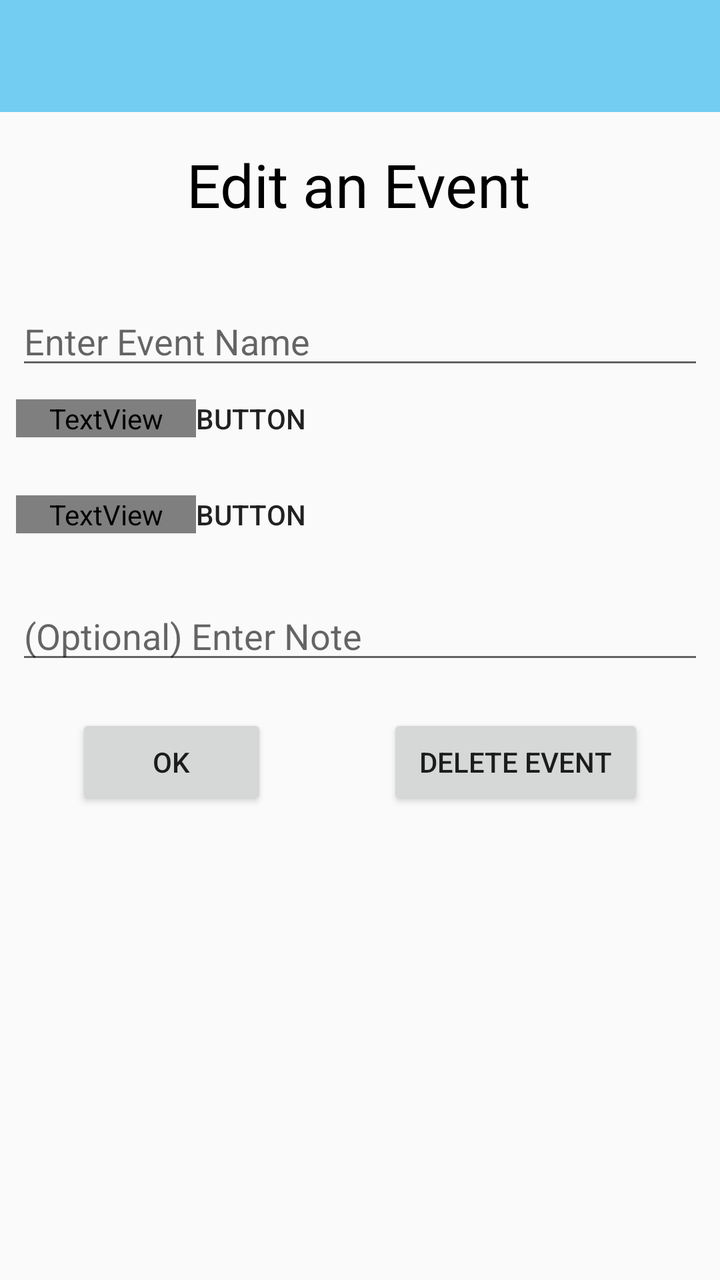
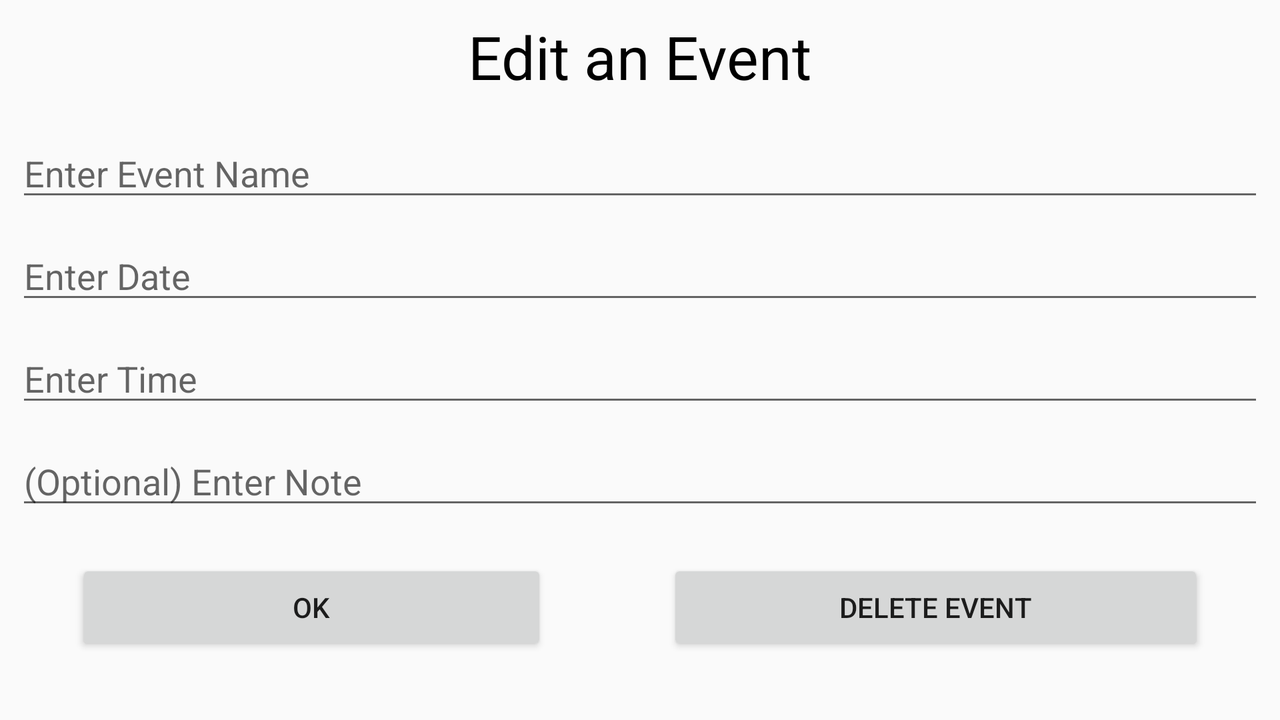

The same Android screen from two of the app's own layout files: first res/layout/ as a phone draws it, then the repository's variant for another configuration, drawn on a device whose configuration selects that folder. Both files follow.
<!-- AndroidManifest.xml: application theme AppTheme -->
<!-- res/layout/activity_edit_event.xml -->
<?xml version="1.0" encoding="utf-8"?>
<android.support.constraint.ConstraintLayout xmlns:android="http://schemas.android.com/apk/res/android"
    xmlns:app="http://schemas.android.com/apk/res-auto"
    xmlns:tools="http://schemas.android.com/tools"
    android:layout_width="match_parent"
    android:layout_height="match_parent"
    tools:context=".EditEventActivity">

    <android.support.v7.widget.Toolbar
        android:id="@+id/toolbar"
        android:layout_width="match_parent"
        android:layout_height="wrap_content"
        android:background="@color/colorPrimary"
        tools:ignore="MissingConstraints" />

    <android.support.constraint.ConstraintLayout
        android:id="@+id/EditEvent"
        android:layout_width="match_parent"
        android:layout_height="match_parent">

        <TextView
            android:id="@+id/textViewTitle"
            android:layout_width="wrap_content"
            android:layout_height="wrap_content"
            android:layout_marginStart="8dp"
            android:layout_marginLeft="8dp"
            android:layout_marginTop="72dp"
            android:layout_marginEnd="8dp"
            android:layout_marginRight="8dp"
            android:text="Edit an Event"
            android:textColor="@android:color/black"
            android:textSize="30sp"
            app:layout_constraintEnd_toEndOf="parent"
            app:layout_constraintHorizontal_bias="0.497"
            app:layout_constraintStart_toStartOf="parent"
            app:layout_constraintTop_toTopOf="parent" />

        <LinearLayout
            android:id="@+id/linearLayout"
            android:layout_width="0dp"
            android:layout_height="wrap_content"
            android:layout_marginStart="8dp"
            android:layout_marginLeft="8dp"
            android:layout_marginTop="36dp"
            android:layout_marginEnd="8dp"
            android:layout_marginRight="8dp"
            android:orientation="vertical"
            app:layout_constraintEnd_toEndOf="parent"
            app:layout_constraintHorizontal_bias="1.0"
            app:layout_constraintStart_toStartOf="parent"
            app:layout_constraintTop_toBottomOf="@+id/textViewTitle">

            <EditText
                android:id="@+id/editName"
                android:layout_width="match_parent"
                android:layout_height="wrap_content"
                android:layout_marginBottom="10dp"
                android:ems="10"
                android:hint="Enter Event Name"
                android:inputType="textPersonName" />

            

            <LinearLayout
                android:layout_width="match_parent"
                android:layout_height="wrap_content"
                android:orientation="horizontal">

                <TextView
                    android:id="@+id/dateText"
                    android:layout_width="wrap_content"
                    android:layout_height="wrap_content"
                    android:layout_weight="1"
                    android:text="Date"
                    android:textColor="@color/common_google_signin_btn_text_dark_focused"
                    android:textSize="18sp" />

                <Button
                    android:id="@+id/dateButton"
                    android:layout_width="wrap_content"
                    android:layout_height="wrap_content"
                    android:layout_weight="5"
                    android:background="@android:color/transparent"
                    android:gravity="left"
                    android:text="Button"
                    android:textSize="14sp" />
            </LinearLayout>

            <LinearLayout
                android:layout_width="match_parent"
                android:layout_height="wrap_content"
                android:orientation="horizontal">

                <TextView
                    android:id="@+id/timeText"
                    android:layout_width="wrap_content"
                    android:layout_height="wrap_content"
                    android:layout_weight="1"
                    android:text="Time"
                    android:textColor="@color/common_google_signin_btn_text_dark_focused"
                    android:textSize="18sp" />

                <Button
                    android:id="@+id/timeButton"
                    android:layout_width="wrap_content"
                    android:layout_height="wrap_content"
                    android:layout_weight="5"
                    android:background="@android:color/transparent"
                    android:gravity="left"
                    android:text="Button"
                    android:textSize="14sp" />
            </LinearLayout>

            <EditText
                android:id="@+id/editNote"
                android:layout_width="match_parent"
                android:layout_height="wrap_content"
                android:layout_marginBottom="10dp"
                android:ems="10"
                android:hint="(Optional) Enter Note"
                android:inputType="textPersonName" />

            <LinearLayout
                android:layout_width="match_parent"
                android:layout_height="wrap_content"
                android:layout_marginTop="10dp"
                android:orientation="horizontal">

                <Button
                    android:id="@+id/editButton"
                    android:layout_width="wrap_content"
                    android:layout_height="wrap_content"
                    android:layout_marginLeft="30dp"
                    android:layout_marginRight="30dp"
                    android:layout_weight="1"
                    android:text="Ok" />

                <Button
                    android:id="@+id/deleteButton"
                    android:layout_width="wrap_content"
                    android:layout_height="wrap_content"
                    android:layout_marginLeft="30dp"
                    android:layout_marginRight="30dp"
                    android:layout_weight="1"
                    android:text="Delete Event" />
            </LinearLayout>
        </LinearLayout>
    </android.support.constraint.ConstraintLayout>

</android.support.constraint.ConstraintLayout>
<!-- resources referenced by this layout -->
<resources>
  <color name="colorPrimary">#73CCF1</color>
  <style name="AppTheme" parent="Theme.AppCompat.Light.DarkActionBar">
          
          <item name="colorPrimary">@color/colorPrimary</item>
          <item name="colorPrimaryDark">@color/colorPrimaryDark</item>
          <item name="colorAccent">@color/colorPrimaryDark</item>
          <item name="windowActionBar">true</item>
          <item name="windowNoTitle">true</item>
      </style>
  <color name="colorPrimaryDark">#2272B8</color>
</resources>
<!-- res/layout-land/activity_edit_event.xml (the repository's variant of the layout above) -->
<!-- drawn on the phone turned sideways -->
<?xml version="1.0" encoding="utf-8"?>
<android.support.constraint.ConstraintLayout xmlns:android="http://schemas.android.com/apk/res/android"
    xmlns:app="http://schemas.android.com/apk/res-auto"
    xmlns:tools="http://schemas.android.com/tools"
    android:layout_width="match_parent"
    android:layout_height="match_parent"
    tools:context=".EditEventActivity">

    <android.support.constraint.ConstraintLayout
        android:id="@+id/EditEvent"
        android:layout_width="match_parent"
        android:layout_height="match_parent"
        app:layout_constraintTop_toTopOf="parent">

        <TextView
            android:id="@+id/textViewTitle"
            android:layout_width="wrap_content"
            android:layout_height="wrap_content"
            android:layout_marginStart="8dp"
            android:layout_marginLeft="8dp"
            android:layout_marginTop="8dp"
            android:layout_marginEnd="8dp"
            android:layout_marginRight="8dp"
            android:text="Edit an Event"
            android:textColor="@android:color/black"
            android:textSize="30sp"
            app:layout_constraintEnd_toEndOf="parent"
            app:layout_constraintHorizontal_bias="0.5"
            app:layout_constraintStart_toStartOf="parent"
            app:layout_constraintTop_toTopOf="parent" />

        <LinearLayout
            android:id="@+id/linearLayout"
            android:layout_width="0dp"
            android:layout_height="wrap_content"
            android:layout_marginStart="8dp"
            android:layout_marginLeft="8dp"
            android:layout_marginTop="16dp"
            android:layout_marginEnd="8dp"
            android:layout_marginRight="8dp"
            android:orientation="vertical"
            app:layout_constraintEnd_toEndOf="parent"
            app:layout_constraintHorizontal_bias="0.0"
            app:layout_constraintStart_toStartOf="parent"
            app:layout_constraintTop_toBottomOf="@+id/textViewTitle">

            <EditText
                android:id="@+id/editName"
                android:layout_width="match_parent"
                android:layout_height="wrap_content"
                android:layout_marginBottom="10dp"
                android:ems="10"
                android:hint="Enter Event Name"
                android:inputType="textPersonName" />

            <EditText
                android:id="@+id/editDate"
                android:layout_width="match_parent"
                android:layout_height="wrap_content"
                android:layout_marginBottom="10dp"
                android:ems="10"
                android:hint="Enter Date"
                android:inputType="date" />

            <EditText
                android:id="@+id/editTime"
                android:layout_width="match_parent"
                android:layout_height="wrap_content"
                android:layout_marginBottom="10dp"
                android:ems="10"
                android:hint="Enter Time"
                android:inputType="time" />

            <EditText
                android:id="@+id/editNote"
                android:layout_width="match_parent"
                android:layout_height="wrap_content"
                android:layout_marginBottom="10dp"
                android:ems="10"
                android:hint="(Optional) Enter Note"
                android:inputType="textPersonName" />

            <LinearLayout
                android:layout_width="match_parent"
                android:layout_height="match_parent"
                android:layout_marginTop="10dp"
                android:orientation="horizontal">

                <Button
                    android:id="@+id/editButton"
                    android:layout_width="wrap_content"
                    android:layout_height="wrap_content"
                    android:layout_marginLeft="30dp"
                    android:layout_marginRight="30dp"
                    android:layout_weight="1"
                    android:text="Ok" />

                <Button
                    android:id="@+id/deleteButton"
                    android:layout_width="wrap_content"
                    android:layout_height="wrap_content"
                    android:layout_marginLeft="30dp"
                    android:layout_marginRight="30dp"
                    android:layout_weight="1"
                    android:text="Delete Event" />
            </LinearLayout>
        </LinearLayout>
    </android.support.constraint.ConstraintLayout>

</android.support.constraint.ConstraintLayout>
<!-- resources referenced by the variant -->
<!-- as the phone turned sideways resolves them -->
<resources>
  <style name="AppTheme" parent="Theme.AppCompat.Light.DarkActionBar">
          
          <item name="colorPrimary">@color/colorPrimary</item>
          <item name="colorPrimaryDark">@color/colorPrimaryDark</item>
          <item name="colorAccent">@color/colorPrimaryDark</item>
          <item name="windowActionBar">true</item>
          <item name="windowNoTitle">true</item>
      </style>
  <color name="colorPrimary">#73CCF1</color>
  <color name="colorPrimaryDark">#2272B8</color>
</resources>
